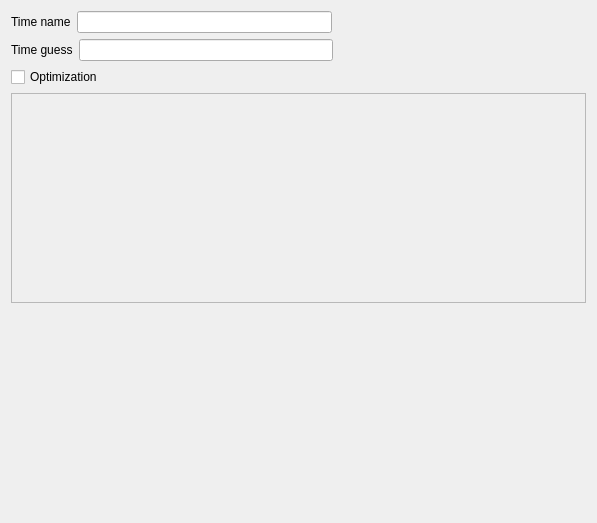
<?xml version="1.0" encoding="UTF-8"?>
<ui version="4.0">
 <class>Form</class>
 <widget class="QWidget" name="Form">
  <property name="geometry">
   <rect>
    <x>0</x>
    <y>0</y>
    <width>597</width>
    <height>523</height>
   </rect>
  </property>
  <property name="windowTitle">
   <string>Form</string>
  </property>
  <layout class="QVBoxLayout" name="verticalLayout">
   <item>
    <layout class="QHBoxLayout" name="horizontalLayout">
     <item>
      <widget class="QLabel" name="label">
       <property name="text">
        <string>Time name</string>
       </property>
      </widget>
     </item>
     <item>
      <widget class="QLineEdit" name="time_name_line_edit"/>
     </item>
     <item>
      <spacer name="horizontalSpacer">
       <property name="orientation">
        <enum>Qt::Horizontal</enum>
       </property>
       <property name="sizeHint" stdset="0">
        <size>
         <width>40</width>
         <height>20</height>
        </size>
       </property>
      </spacer>
     </item>
    </layout>
   </item>
   <item>
    <layout class="QHBoxLayout" name="horizontalLayout_2">
     <item>
      <widget class="QLabel" name="label_2">
       <property name="text">
        <string>Time guess</string>
       </property>
      </widget>
     </item>
     <item>
      <widget class="QLineEdit" name="time_guess_line_edit"/>
     </item>
     <item>
      <spacer name="horizontalSpacer_2">
       <property name="orientation">
        <enum>Qt::Horizontal</enum>
       </property>
       <property name="sizeHint" stdset="0">
        <size>
         <width>40</width>
         <height>20</height>
        </size>
       </property>
      </spacer>
     </item>
    </layout>
   </item>
   <item>
    <layout class="QHBoxLayout" name="horizontalLayout_3">
     <item>
      <widget class="QCheckBox" name="optimization_checkbox">
       <property name="text">
        <string>Optimization</string>
       </property>
      </widget>
     </item>
     <item>
      <spacer name="horizontalSpacer_3">
       <property name="orientation">
        <enum>Qt::Horizontal</enum>
       </property>
       <property name="sizeHint" stdset="0">
        <size>
         <width>40</width>
         <height>20</height>
        </size>
       </property>
      </spacer>
     </item>
    </layout>
   </item>
   <item>
    <widget class="QScrollArea" name="scrollArea">
     <property name="widgetResizable">
      <bool>true</bool>
     </property>
     <widget class="QWidget" name="scrollAreaWidgetContents">
      <property name="geometry">
       <rect>
        <x>0</x>
        <y>0</y>
        <width>577</width>
        <height>202</height>
       </rect>
      </property>
     </widget>
    </widget>
   </item>
   <item>
    <spacer name="verticalSpacer">
     <property name="orientation">
      <enum>Qt::Vertical</enum>
     </property>
     <property name="sizeHint" stdset="0">
      <size>
       <width>20</width>
       <height>201</height>
      </size>
     </property>
    </spacer>
   </item>
  </layout>
 </widget>
 <resources/>
 <connections/>
</ui>
